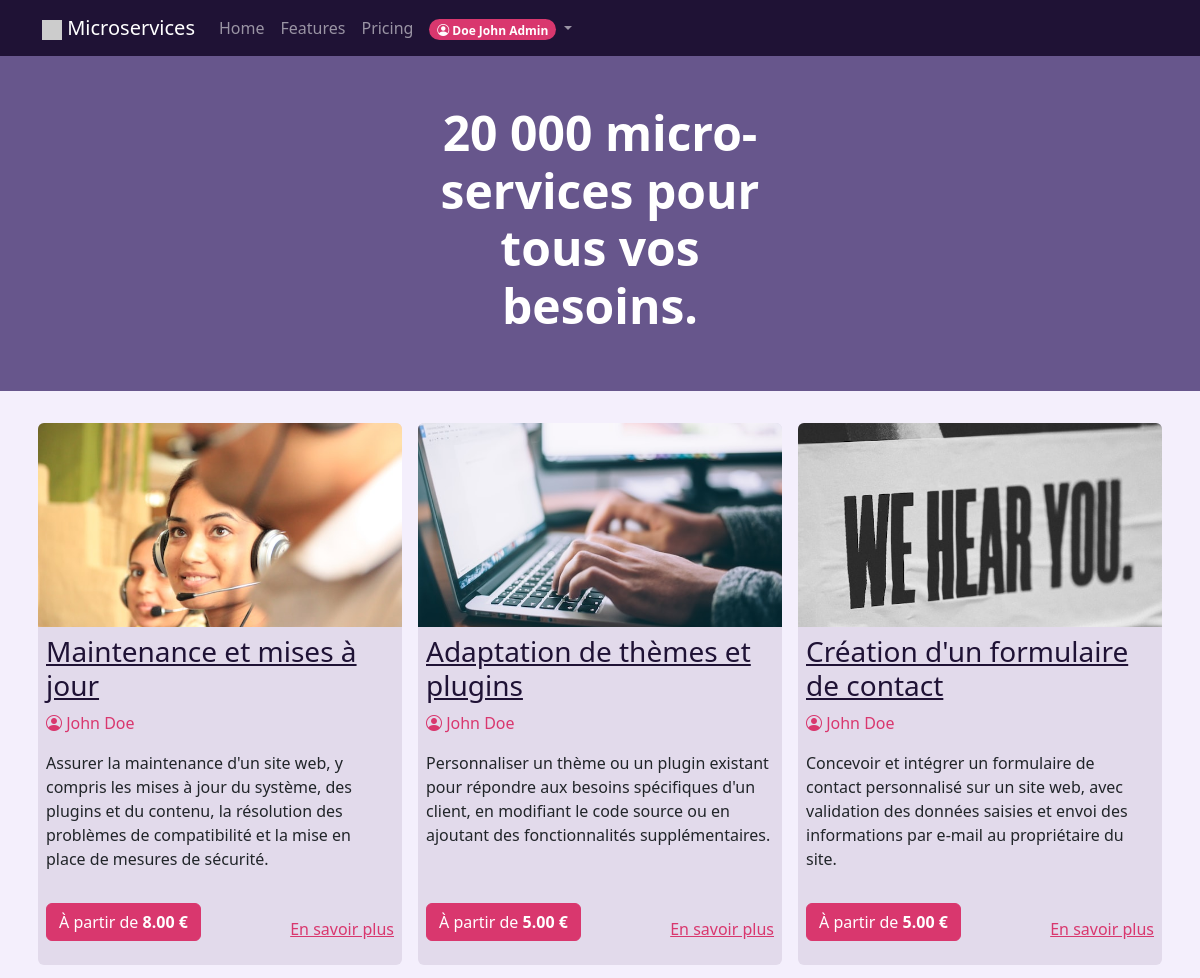
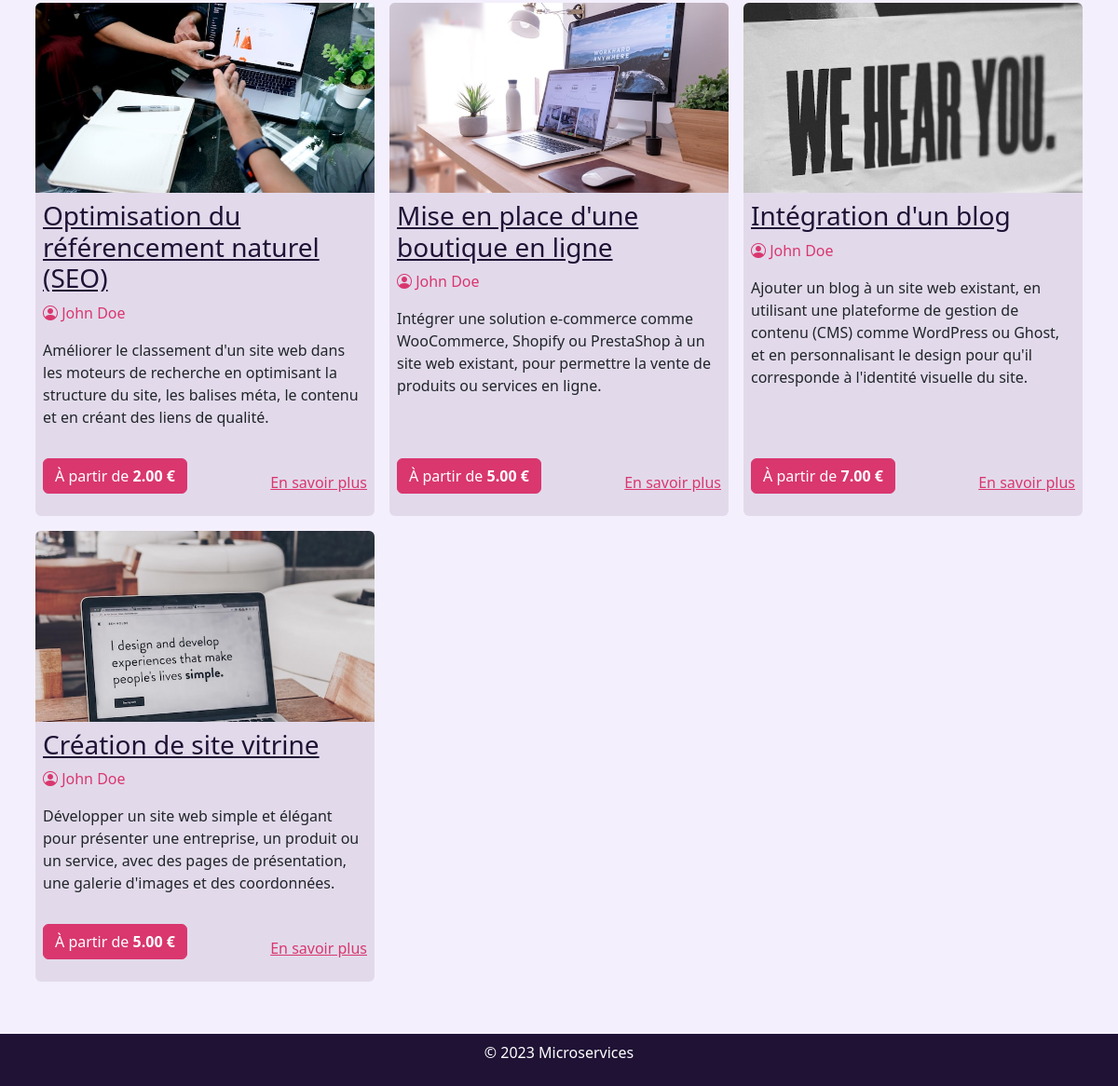
/ (signed in), run on the app's committed database (2 pictures, top to bottom).
### tables this page shows
CREATE TABLE `ms_posts` (
  `microservice_id` int NOT NULL,
  `Titre` varchar(255) NOT NULL,
  `Contenu` text NOT NULL,
  `Prix` decimal(10,2) DEFAULT NULL,
  `Image` varchar(255) NOT NULL,
  `user_id` int DEFAULT NULL
);

CREATE TABLE `ms_users` (
  `user_id` int NOT NULL,
  `Nom` varchar(128) NOT NULL,
  `Prénom` varchar(128) NOT NULL,
  `Email` varchar(128) NOT NULL,
  `Password` varchar(255) DEFAULT NULL,
  `Rôle` int DEFAULT NULL
);

### models/MicroserviceModel.php (called while the page is built, shortened)
<?php
require_once 'Database.php';
class MicroserviceModel extends Database
{
    public function getMicroservicesWithUserDetails()
    {
        try {
            $db = new Database();
            $connexion = $db->getPDO();
            $sql = "SELECT microservice_id, Titre, Contenu, Prix, Image, Prénom, Nom, Rôle, ms_posts.user_id FROM ms_posts INNER JOIN ms_users ON ms_posts.user_id = ms_users.user_id ORDER BY microservice_id DESC";
            $req = $connexion->query($sql);
            $rows = $req->fetchAll();
            return $rows;
        } catch (PDOException $e) {
            echo $sql . "<br>" . $e->getMessage();
        }
    }
}

### controllers/MicroserviceController.php (called while the page is built, shortened)
<?php
require_once 'models/MicroserviceModel.php';
class MicroserviceController
{
    private $MicroserviceModel;
    public function __construct()
    {
        $this->MicroserviceModel = new MicroserviceModel();
    }
    public function displayMicroservicesWithUserDetails()
    {
        $rows = $this->MicroserviceModel->getMicroservicesWithUserDetails();
        require 'views/posts-view.php';
    }
}

### models/Database.php (called while the page is built, shortened)
<?php
class Database
{
    private $pdo;
    public function __construct()
    {
        if (!$this->databaseExists() || !$this->tablesExist()) {
            $this->rebuildDatabase();
        } else {
            $this->selectDatabase();
        }
    }
    private function connect()
    {
        try {
            $this->pdo = new PDO("mysql:host=" . DB_HOST . ";charset=utf8", DB_USER, DB_PASS);
            $this->pdo->setAttribute(PDO::ATTR_ERRMODE, PDO::ERRMODE_EXCEPTION);
        } catch (PDOException $e) {
            throw new Exception("Erreur de connexion à la base de données: " . $e->getMessage());
        }
    }
    private function databaseExists()
    {
        try {
            $result = $this->pdo->query("SHOW DATABASES LIKE '" . DB_DATABASE . "'");
            return (bool) $result->fetch(PDO::FETCH_ASSOC);
        } catch (PDOException $e) {
            throw new Exception("Erreur lors de la vérification de l'existence de la base de données: " . $e->getMessage());
        }
    }
    private function rebuildDatabase()
    {
        try {
            $this->pdo->exec("CREATE DATABASE IF NOT EXISTS " . DB_DATABASE);
            $this->pdo->exec("USE " . DB_DATABASE);
            $sqlFile = file_get_contents(SQL_FILE_PATH);
            $this->pdo->exec($sqlFile);
        } catch (PDOException $e) {
            throw new Exception("Erreur lors de la reconstruction de la base de données: " . $e->getMessage());
        }
    }
    public function close()
    {
        $this->pdo = null;
    }
}

### views/posts-view.php (the view)
<?php
foreach ($rows as $row) :
?>
    <article class="col-md-6 col-lg-4 p-2">
        <div class="art__body  h-100 rounded d-flex flex-column">
            <?php
            if (isset($row['Image']) && !empty($row['Image']) && file_exists('uploads/images/' . $row['Image'])) :
            ?>
                <div class="text-center">
                    <img class="img-fluid" src="<?= 'uploads/images/' . $row['Image'] ?>" alt="<?= $row['Contenu'] ?>">
                </div>
            <?php
            endif;
            ?>
            <div class="p-2">
                <h3><a class="link-custom-dark" href="post.php?id=<?= $row['microservice_id'] ?>"><?= $row['Titre'] ?></a></h3>
                <p class="text-custom-secondary"><i class="bi bi-person-circle"></i>
                    <?php
                    if (!empty($row['Prénom']) && !empty($row['Nom'])) {
                        echo $row['Prénom'] . ' ' . $row['Nom'];
                    } else {
                        echo 'Anonymous';
                    }
                    ?>
                </p>
                <p><?= $row['Contenu'] ?></p>
            </div>
            <p class="p-2 mt-auto d-flex justify-content-between align-items-end">
                <a class="btn btn-custom-secondary" href="#">À partir de <strong><?= $row['Prix'] ?> €</strong></a>
                <a class="link-custom-secondary" href="post.php?id=<?= $row['microservice_id'] ?>">En savoir plus </a>
            </p>
        </div>
    </article>
<?php
endforeach;
?>

### css/style.css (style rules this page uses)
:root { --bs-custom-primary: rgba(103, 86, 140, 1); --bs-custom-secondary: #d9376e; --bs-custom-secondary: rgba(217, 55, 110, 1); --bs-custom-dark: rgba(31, 18, 53, 1); }
body { background-color: #f4effc; }
.art__body { background-color: #e2daeb; }
article img { aspect-ratio: 16/9; object-fit: cover; }
.btn { min-width: 8rem; }
.text-custom-secondary { color: var(--bs-custom-secondary) !important; }
.btn-custom-secondary { background-color: var(--bs-custom-secondary) !important; color: white !important; border-color: var(--bs-custom-secondary) !important; }
.link-custom-secondary { color: var(--bs-custom-secondary) !important; }
.link-custom-dark { color: var(--bs-custom-dark) !important; }
.rounded { overflow: hidden; }

### data on the page
ms_posts: Image (picture), Titre "Maintenance et mises à jour", user.Prénom "John", user.Nom "Doe", Contenu "Assurer la maintenance d'un site web, y compris les mises à jour du système, des plugins et du contenu, la résolution des problèmes de compatibilité et la mise en place de mesures de sécurité.", Prix "8.00"
ms_posts: Image (picture), Titre "Adaptation de thèmes et plugins", user.Prénom "John", user.Nom "Doe", Contenu "Personnaliser un thème ou un plugin existant pour répondre aux besoins spécifiques d'un client, en modifiant le code source ou en ajoutant des fonctionnalités supplémentaires.", Prix "5.00"
ms_posts: Image (picture), Titre "Création d'un formulaire de contact", user.Prénom "John", user.Nom "Doe", Contenu "Concevoir et intégrer un formulaire de contact personnalisé sur un site web, avec validation des données saisies et envoi des informations par e-mail au propriétaire du site.", Prix "5.00"
ms_posts: Image (picture), Titre "Optimisation du référencement naturel (SEO)", user.Prénom "John", user.Nom "Doe", Contenu "Améliorer le classement d'un site web dans les moteurs de recherche en optimisant la structure du site, les balises méta, le contenu et en créant des liens de qualité.", Prix "2.00"
ms_posts: Image (picture), Titre "Mise en place d'une boutique en ligne", user.Prénom "John", user.Nom "Doe", Contenu "Intégrer une solution e-commerce comme WooCommerce, Shopify ou PrestaShop à un site web existant, pour permettre la vente de produits ou services en ligne.", Prix "5.00"
ms_posts: Image (picture), Titre "Intégration d'un blog", user.Prénom "John", user.Nom "Doe", Contenu "Ajouter un blog à un site web existant, en utilisant une plateforme de gestion de contenu (CMS) comme WordPress ou Ghost, et en personnalisant le design pour qu'il corresponde à l'identité visuelle du site.", Prix "7.00"
ms_posts: Image (picture), Titre "Création de site vitrine", user.Prénom "John", user.Nom "Doe", Contenu "Développer un site web simple et élégant pour présenter une entreprise, un produit ou un service, avec des pages de présentation, une galerie d'images et des coordonnées.", Prix "5.00"

### other printed values
$_SESSION['user_firstname'] "Doe"
$_SESSION['user_lastname'] "John"
